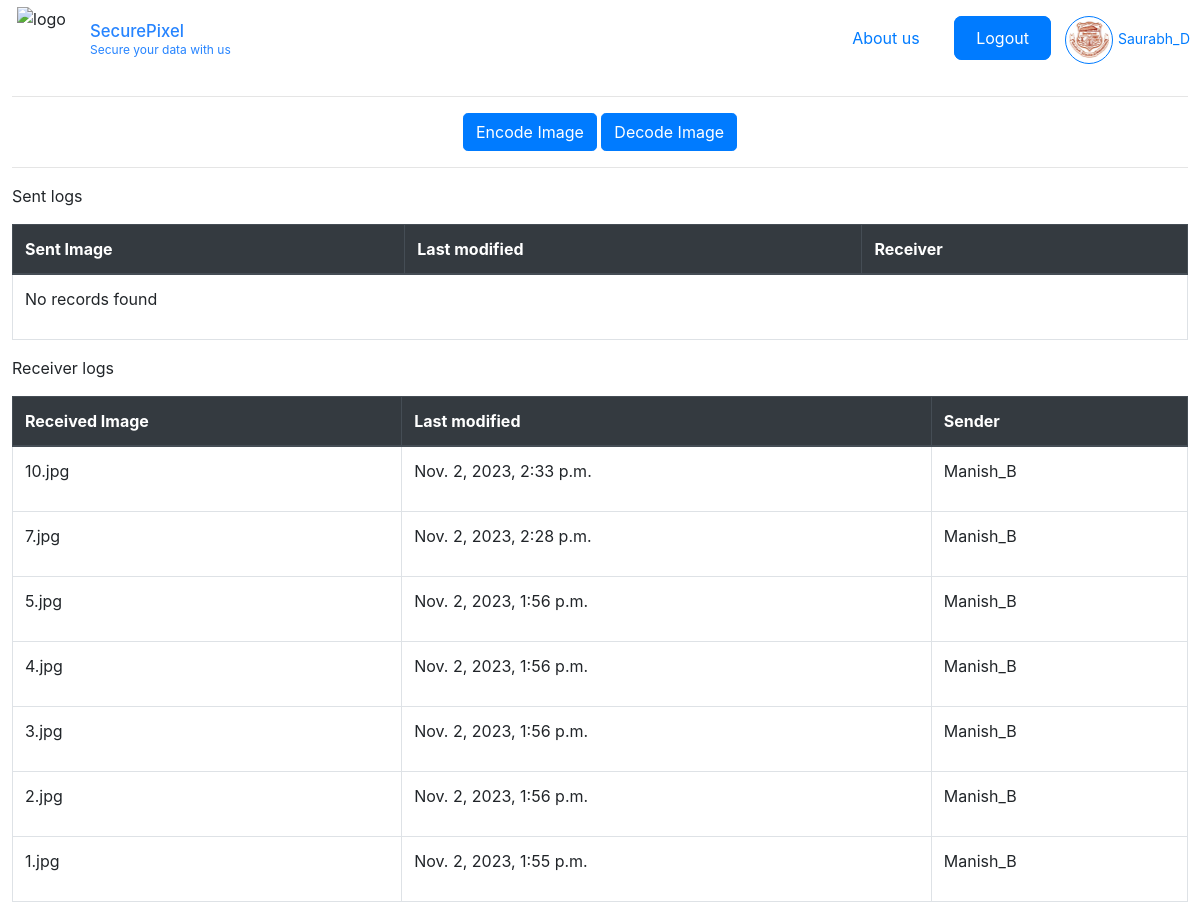
/landing/ (signed in), run on an earlier commit of the app's database.
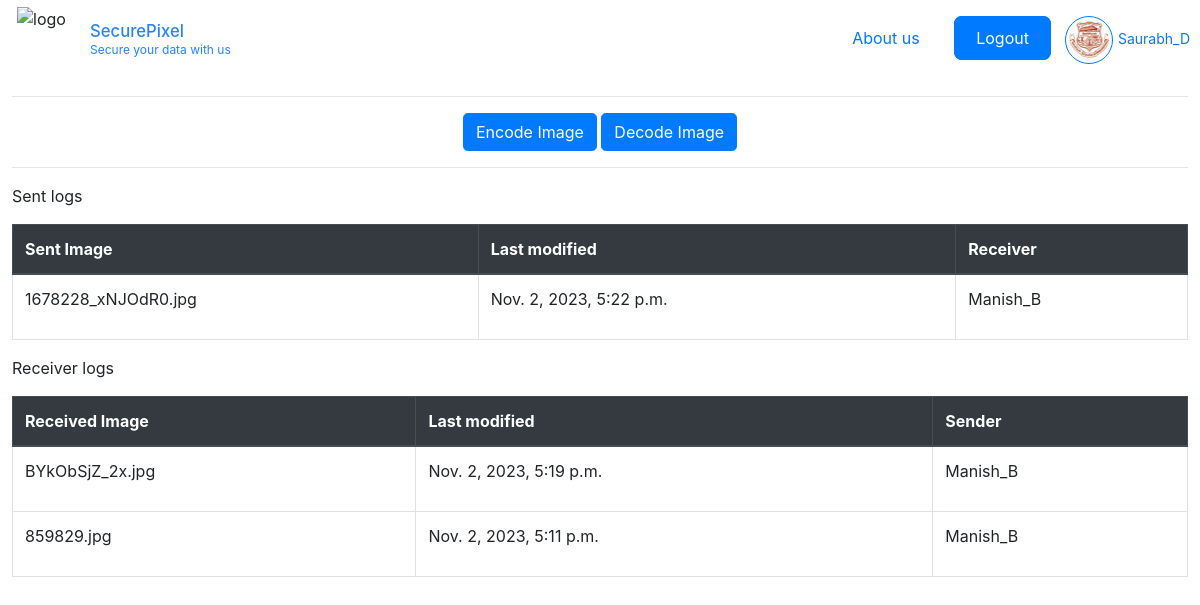
And on a later commit of the database.
### base/models.py (models this page shows, shortened)
class steganography(models.Model):
    sender = models.ForeignKey(User, on_delete=models.CASCADE, related_name='sent_steg')
    receiver = models.ForeignKey(User, on_delete=models.CASCADE, related_name='received_Steg')
    image = models.ImageField(upload_to='originalImages/')
    message = models.TextField()
    dest = models.CharField(max_length=128)
    created = models.DateTimeField(auto_now_add=True)
    updated = models.DateTimeField(auto_now=True)
    encoded_img = models.ImageField(null=True, blank=True, upload_to='stegoImages/')

### base/views.py (the view)
# urls.py: path('landing/', views.userLanding, name = 'landing')
def userLanding(request):
    user = request.user
    sent_records = steganography.objects.filter(sender=user).order_by('-created')
    records_found_s = any(request.user == record.sender for record in sent_records)
    receiver_records = steganography.objects.filter(receiver=user).order_by('-created')
    records_found_r = any(request.user == record.receiver for record in receiver_records)
    for record in sent_records:
        record.image_name = record.image.url.split("/")[-1]
    for record in receiver_records:
        record.image_name = record.image.url.split("/")[-1]
    return render(request, 'base/userLanding.html', {'sent_records': sent_records, 'receiver_records': receiver_records, 'records_found_r': records_found_r, 'records_found_s': records_found_s })

### base/templates/base/userLanding.html (shortened to what this page needs)
{% extends 'main.html' %} {% block content %}
<div style="margin:1%">
  <hr>
  <div class="text-center">
    <a href="{% url 'encode-img' %}" class="btn btn-primary rounded-lg">Encode Image</a>
    <a href="{% url 'decode-img' %}" class="btn btn-primary rounded-lg">Decode Image</a>
  </div>
  <hr>
  <p>Sent logs</p>
  <table class="table table-bordered">
    <thead class="thead-dark">
      <tr>
        <th>Sent Image</th>
        <th>Last modified</th>
        <th>Receiver</th>
      </tr>
    </thead>
    <tbody>
      {% for record in sent_records %}
        {% if request.user == record.sender %}
          <tr>
            <td>{{ record.image_name }}</td>
            <td>
              <p>{{ record.updated }}</p>
            </td>
            <td>
              <p>{{ record.receiver }}</p>
            </td>
          </tr>
        {% endif %}
      {% endfor %}
      {% if not records_found_s %}
        <tr>
          <td colspan="3">
            <p>No records found</p>
          </td>
        </tr>
      {% endif %}
    </tbody>
  </table>
  <p>Receiver logs</p>
  <table class="table table-bordered">
    <thead class="thead-dark">
      <tr>
        <th>Received Image</th>
        <th>Last modified</th>
        <th>Sender</th>
      </tr>
    </thead>
    <tbody>
      {% for record in receiver_records %}
        {% if request.user == record.receiver %}
          <tr>
            <td>{{ record.image_name }}</td>
            <td>
              <p>{{ record.updated }}</p>
            </td>
            <td>
              <p>{{ record.sender }}</p>
            </td>
          </tr>
        {% endif %}
      {% endfor %}
    </tbody>
  </table>
</div>
{% endblock content %}

What changed in the data, as far as the page shows it:
removed steganography: image_name "10.jpg", updated "Nov. 2, 2023, 2:33 p.m.", sender "Manish_B", shown under "SecurePixel"
removed steganography: image_name "7.jpg", updated "Nov. 2, 2023, 2:28 p.m.", sender "Manish_B", shown under "SecurePixel"
removed steganography: image_name "5.jpg", updated "Nov. 2, 2023, 1:56 p.m.", sender "Manish_B", shown under "SecurePixel"
removed steganography: image_name "4.jpg", updated "Nov. 2, 2023, 1:56 p.m.", sender "Manish_B", shown under "SecurePixel"
removed steganography: image_name "3.jpg", updated "Nov. 2, 2023, 1:56 p.m.", sender "Manish_B", shown under "SecurePixel"
removed steganography: image_name "2.jpg", updated "Nov. 2, 2023, 1:56 p.m.", sender "Manish_B", shown under "SecurePixel"
removed steganography: image_name "1.jpg", updated "Nov. 2, 2023, 1:55 p.m.", sender "Manish_B", shown under "SecurePixel"
added steganography: image_name "1678228_xNJOdR0.jpg", updated "Nov. 2, 2023, 5:22 p.m.", receiver "Manish_B", shown under "SecurePixel"
added steganography: image_name "BYkObSjZ_2x.jpg", updated "Nov. 2, 2023, 5:19 p.m.", sender "Manish_B"
added steganography: image_name "859829.jpg", updated "Nov. 2, 2023, 5:11 p.m.", sender "Manish_B"
Also different on the page:
text no longer shown: "No records found"
